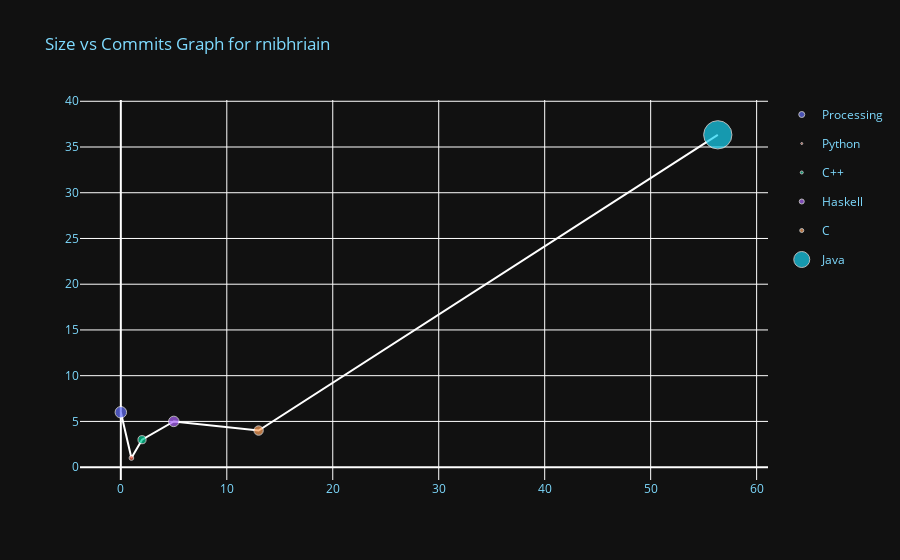

Here is the notebook cell this chart was saved with:
### Markdown cell above
### Size vs Commits Analysis

### Code cell
figline = px.line(df1, x='Size', y='Commits')
figline.update_traces(line=dict(color = 'white'))

figscatt = px.scatter(df1, x='Size', y='Commits', title='Size vs Commits', color = 'Lang', size = 'Commits' )

figscatt.update_layout(
    plot_bgcolor=colors['background'],
    paper_bgcolor=colors['background'],
    font_color=colors['text']
)

fig2 = go.Figure(data=figline.data + figscatt.data)

fig2.update_layout(
    plot_bgcolor=colors['background'],
    paper_bgcolor=colors['background'],
    font_color=colors['text'],
    title = f'Size vs Commits Graph for {user}'
)

fig2.show()

### Figure 1 — Plotly figure (JSON) as saved in the notebook; plotly's stock layout.template omitted (floating-point values rounded to 4 significant figures)
{"data": [{"hovertemplate": "Size=%{x}<br>Commits=%{y}<extra></extra>", "legendgroup": "", "line": {"color": "white", "dash": "solid"}, "mode": "lines", "name": "", "orientation": "v", "showlegend": false, "type": "scatter", "x": [0, 1, 2, 5, 13, 56.33], "xaxis": "x", "y": [6, 1, 3, 5, 4, 36.33], "yaxis": "y"}, {"hovertemplate": "Lang=Processing<br>Size=%{x}<br>Commits=%{marker.size}<extra></extra>", "legendgroup": "Processing", "marker": {"color": "#636efa", "size": [6], "sizemode": "area", "sizeref": 0.09083, "symbol": "circle"}, "mode": "markers", "name": "Processing", "orientation": "v", "showlegend": true, "type": "scatter", "x": [0], "xaxis": "x", "y": [6], "yaxis": "y"}, {"hovertemplate": "Lang=Python<br>Size=%{x}<br>Commits=%{marker.size}<extra></extra>", "legendgroup": "Python", "marker": {"color": "#EF553B", "size": [1], "sizemode": "area", "sizeref": 0.09083, "symbol": "circle"}, "mode": "markers", "name": "Python", "orientation": "v", "showlegend": true, "type": "scatter", "x": [1], "xaxis": "x", "y": [1], "yaxis": "y"}, {"hovertemplate": "Lang=C++<br>Size=%{x}<br>Commits=%{marker.size}<extra></extra>", "legendgroup": "C++", "marker": {"color": "#00cc96", "size": [3], "sizemode": "area", "sizeref": 0.09083, "symbol": "circle"}, "mode": "markers", "name": "C++", "orientation": "v", "showlegend": true, "type": "scatter", "x": [2], "xaxis": "x", "y": [3], "yaxis": "y"}, {"hovertemplate": "Lang=Haskell<br>Size=%{x}<br>Commits=%{marker.size}<extra></extra>", "legendgroup": "Haskell", "marker": {"color": "#ab63fa", "size": [5], "sizemode": "area", "sizeref": 0.09083, "symbol": "circle"}, "mode": "markers", "name": "Haskell", "orientation": "v", "showlegend": true, "type": "scatter", "x": [5], "xaxis": "x", "y": [5], "yaxis": "y"}, {"hovertemplate": "Lang=C<br>Size=%{x}<br>Commits=%{marker.size}<extra></extra>", "legendgroup": "C", "marker": {"color": "#FFA15A", "size": [4], "sizemode": "area", "sizeref": 0.09083, "symbol": "circle"}, "mode": "markers", "name": "C", "orientation": "v", "showlegend": true, "type": "scatter", "x": [13], "xaxis": "x", "y": [4], "yaxis": "y"}, {"hovertemplate": "Lang=Java<br>Size=%{x}<br>Commits=%{marker.size}<extra></extra>", "legendgroup": "Java", "marker": {"color": "#19d3f3", "size": [36.33], "sizemode": "area", "sizeref": 0.09083, "symbol": "circle"}, "mode": "markers", "name": "Java", "orientation": "v", "showlegend": true, "type": "scatter", "x": [56.33], "xaxis": "x", "y": [36.33], "yaxis": "y"}], "layout": {"font": {"color": "#7FDBFF"}, "paper_bgcolor": "#111111", "plot_bgcolor": "#111111", "title": {"text": "Size vs Commits Graph for rnibhriain"}}}
